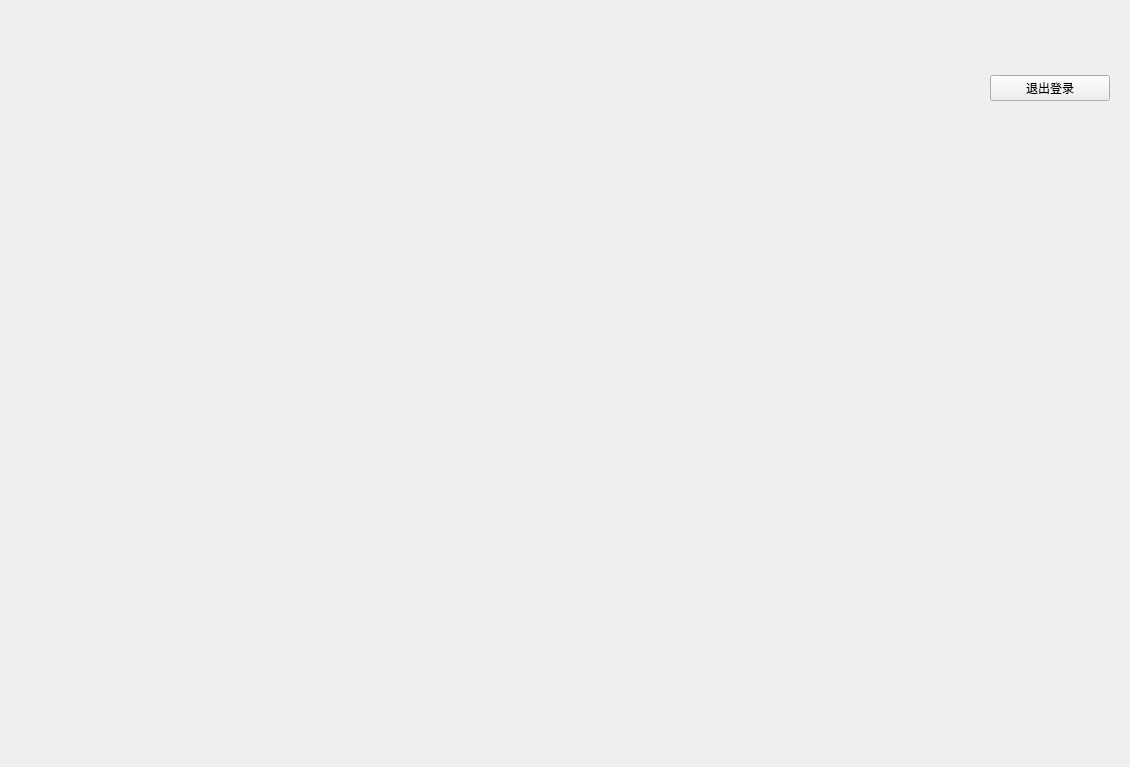
<?xml version="1.0" encoding="UTF-8"?>
<ui version="4.0">
 <class>BookLibrary</class>
 <widget class="QWidget" name="BookLibrary">
  <property name="geometry">
   <rect>
    <x>0</x>
    <y>0</y>
    <width>1130</width>
    <height>767</height>
   </rect>
  </property>
  <property name="windowTitle">
   <string>Form</string>
  </property>
  <layout class="QGridLayout" name="gridLayout">
   <item row="0" column="0">
    <widget class="QWidget" name="w_BT" native="true">
     <property name="minimumSize">
      <size>
       <width>0</width>
       <height>100</height>
      </size>
     </property>
     <layout class="QGridLayout" name="gridLayout_3">
      <item row="0" column="0">
       <widget class="QLabel" name="l_SchoolLogo">
        <property name="minimumSize">
         <size>
          <width>80</width>
          <height>80</height>
         </size>
        </property>
        <property name="maximumSize">
         <size>
          <width>80</width>
          <height>80</height>
         </size>
        </property>
        <property name="text">
         <string/>
        </property>
       </widget>
      </item>
      <item row="0" column="1">
       <widget class="QLabel" name="l_Title">
        <property name="sizePolicy">
         <sizepolicy hsizetype="Expanding" vsizetype="Preferred">
          <horstretch>0</horstretch>
          <verstretch>0</verstretch>
         </sizepolicy>
        </property>
        <property name="font">
         <font>
          <pointsize>30</pointsize>
          <weight>75</weight>
          <bold>true</bold>
         </font>
        </property>
        <property name="text">
         <string/>
        </property>
        <property name="alignment">
         <set>Qt::AlignCenter</set>
        </property>
       </widget>
      </item>
      <item row="0" column="2">
       <widget class="QLabel" name="l_TX">
        <property name="minimumSize">
         <size>
          <width>80</width>
          <height>80</height>
         </size>
        </property>
        <property name="maximumSize">
         <size>
          <width>80</width>
          <height>80</height>
         </size>
        </property>
        <property name="text">
         <string/>
        </property>
       </widget>
      </item>
      <item row="0" column="3">
       <layout class="QGridLayout" name="gridLayout_2">
        <item row="0" column="0">
         <widget class="QLabel" name="l_Name">
          <property name="minimumSize">
           <size>
            <width>120</width>
            <height>30</height>
           </size>
          </property>
          <property name="text">
           <string/>
          </property>
         </widget>
        </item>
        <item row="1" column="0">
         <widget class="QPushButton" name="pb_Exit">
          <property name="text">
           <string>退出登录</string>
          </property>
         </widget>
        </item>
       </layout>
      </item>
     </layout>
    </widget>
   </item>
   <item row="1" column="0">
    <widget class="QStackedWidget" name="stackedWidget">
     <widget class="QWidget" name="page"/>
     <widget class="QWidget" name="page_2"/>
    </widget>
   </item>
  </layout>
 </widget>
 <resources/>
 <connections/>
</ui>
